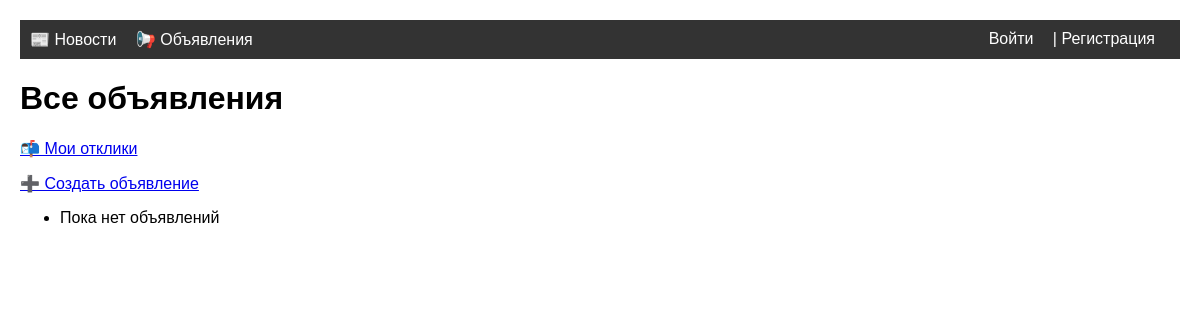
Page /bulletin/ on the earlier database version.
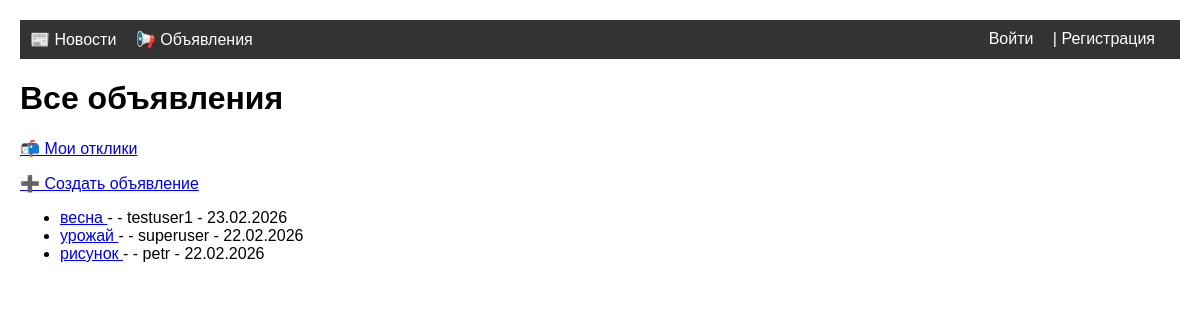
Same page on the later database version.
### bulletin/models.py (models this page shows, shortened)
class Bulletin(models.Model):
    title = models.CharField(max_length=255, verbose_name='Заголовок')
    content = RichTextField(verbose_name='Содержание')  # WYSIWYG-поле
    category = models.ForeignKey(Category, on_delete=models.CASCADE, related_name='bulletins', verbose_name='Категория')
    author = models.ForeignKey(User, on_delete=models.CASCADE, related_name='bulletins', verbose_name='Автор')
    created_at = models.DateTimeField(auto_now_add=True, verbose_name='Дата создания')
    updated_at = models.DateTimeField(auto_now=True, verbose_name='Дата обновления')
    class Meta:
        verbose_name = 'Объявление'
        verbose_name_plural = 'Объявления'
        ordering = ['-created_at']

### bulletin/views.py (the view)
# urls.py: path('', views.BulletinListView.as_view(), name='bulletin_list'),
class BulletinListView(ListView):
    model = Bulletin
    template_name = 'bulletin/bulletin_list.html'
    context_object_name = 'bulletins'
    paginate_by = 10
    ordering = ['-created_at']

### templates/bulletin/bulletin_list.html (shortened to what this page needs)
{% extends "base.html" %}
{% block content %}
    <h1>Все объявления</h1>
    <p><a href="{% url 'my_responses' %}">📬 Мои отклики</a></p>
    <p><a href="{% url 'bulletin_create' %}">➕ Создать объявление</a></p>
    <ul>
    {% for bulletin in bulletins %}
        <li>
            <a href="{% url 'bulletin_detail' bulletin.id %}">
                {{ bulletin.title }}
            </a>
            - {{ bulletin.get_category_display }}
            - {{ bulletin.author.username }}
            - {{ bulletin.created_at|date:"d.m.Y" }}
        </li>
    {% empty %}
        <li>Пока нет объявлений</li>
    {% endfor %}
    </ul>
{% endblock %}

### templates/base.html (shortened to what this page needs)
<!DOCTYPE html>
<html>
<head>
</head>
<body>
    <nav>
        <a href="{% url 'news_list' %}">📰 Новости</a>
        <a href="{% url 'bulletin_list' %}">📢 Объявления</a>
        <span class="user-info">
            {% if user.is_authenticated %}
                Привет, {{ user.username }}! |
                <a href="{% url 'my_responses' %}" style="color: #ffc107;">📬 Отклики</a> |
                <a href="{% url 'account_logout' %}" style="color: white;">Выйти</a>
            {% else %}
                <a href="{% url 'account_login' %}" style="color: white;">Войти</a> |
                <a href="{% url 'account_signup' %}" style="color: white;">Регистрация</a>
            {% endif %}
        </span>
    </nav>
    <main>
        {% block content %}
        {% endblock %}
    </main>
</body>
</html>

### templates/base.html (style rules this page uses)
body { font-family: Arial, sans-serif; margin: 20px; }
nav { background: #333; padding: 10px; margin-bottom: 20px; }
nav a { color: white; margin-right: 15px; text-decoration: none; }
.user-info { float: right; color: white; }

Differences in the rows shown:
added Bulletin: title "весна", author.username "testuser1", created_at "23.02.2026"
added Bulletin: title "урожай", author.username "superuser", created_at "22.02.2026"
added Bulletin: title "рисунок", author.username "petr", created_at "22.02.2026"
Other differences:
text no longer shown: "Пока нет объявлений"
